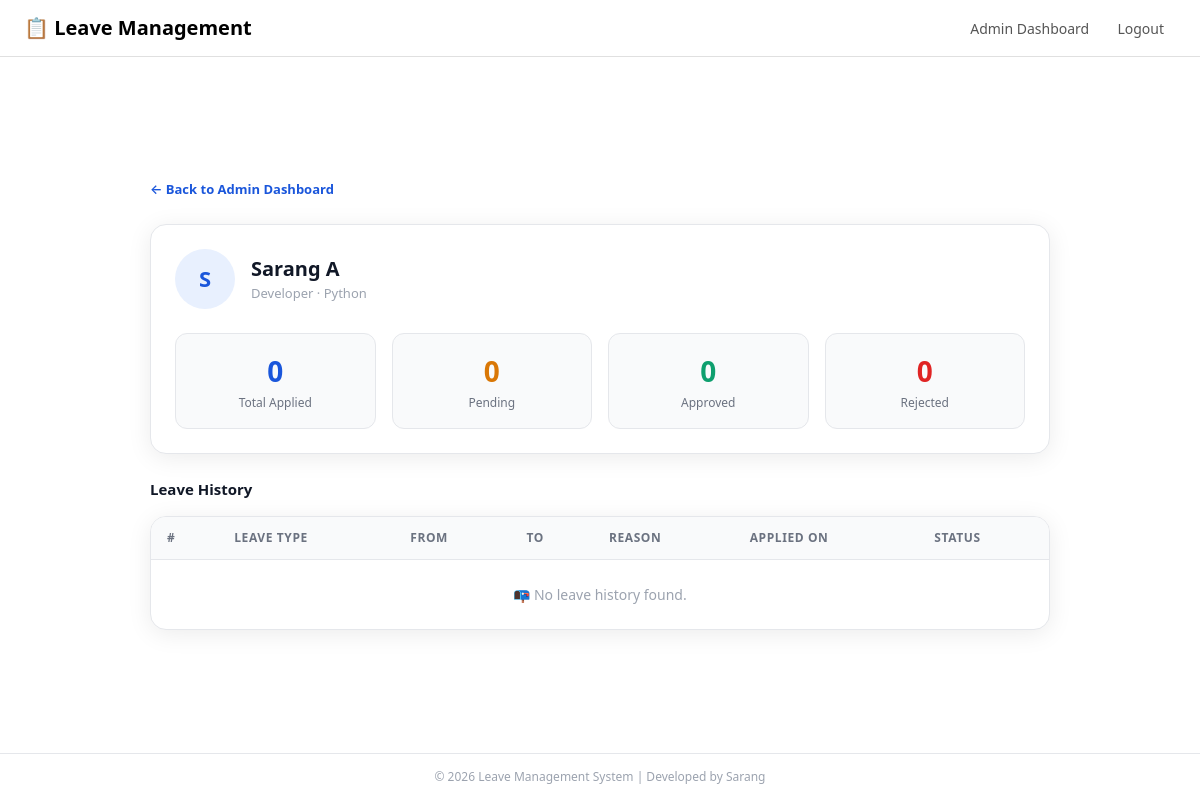
/employee/9/ (signed in), run on the app's committed database.
### leave_app/models.py (models this page shows, shortened)
class Employee(models.Model):
    user=models.OneToOneField(User, on_delete=models.CASCADE)
    department=models.CharField(max_length=100)
    designation=models.CharField(max_length=100)

### leave_app/views.py (the view)
# urls.py: path('employee/<int:id>/',views.employee_detail,name='employee_detail')
@login_required
def employee_detail(request,id):
    if not request.user.is_staff:
        return redirect('dashboard')
    employee=Employee.objects.get(id=id)
    leaves=Leave.objects.filter(employee=employee)
    total=leaves.count()
    pending=leaves.filter(status='Pending').count()
    approved=leaves.filter(status='Approved').count()
    rejected=leaves.filter(status='Rejected').count()
    return render(request,'employee_detail.html',{
        'employee':employee,
        'leaves': leaves,
        'total': total,
        'pending': pending,
        'approved': approved,
        'rejected': rejected,
    })

### leave_app/templates/employee_detail.html
{% extends 'base.html' %}
{% block content %}
<div class="detail-wrapper">
  <a href="{% url 'admin_dashboard' %}" class="back-btn mb-4 d-block">← Back to Admin Dashboard</a>
  <div class="profile-card p-4 mb-4">
    <div class="d-flex align-items-center gap-3 mb-4">
      <div class="avatar-circle">{{ employee.user.username|first|upper }}</div>
      <div>
        <div class="employee-name">{{ employee.user.username }}</div>
        <div class="employee-meta">{{ employee.designation }} · {{ employee.department }}</div>
      </div>
    </div>
    <div class="row g-3">
      <div class="col-3">
        <div class="stat-card blue p-3">
          <div class="stat-number">{{ total }}</div>
          <div class="stat-label">Total Applied</div>
        </div>
      </div>
      <div class="col-3">
        <div class="stat-card amber p-3">
          <div class="stat-number">{{ pending }}</div>
          <div class="stat-label">Pending</div>
        </div>
      </div>
      <div class="col-3">
        <div class="stat-card green p-3">
          <div class="stat-number">{{ approved }}</div>
          <div class="stat-label">Approved</div>
        </div>
      </div>
      <div class="col-3">
        <div class="stat-card red p-3">
          <div class="stat-number">{{ rejected }}</div>
          <div class="stat-label">Rejected</div>
        </div>
      </div>
    </div>
  </div>
  <div class="section-title mb-3">Leave History</div>
  <div class="history-table-card">
    <table>
      <thead>
        <tr>
          <th>#</th>
          <th>Leave Type</th>
          <th>From</th>
          <th>To</th>
          <th>Reason</th>
          <th>Applied On</th>
          <th>Status</th>
        </tr>
      </thead>
      <tbody>
        {% for leave in leaves %}
          <tr>
            <td style="color:#9ca3af;">{{ forloop.counter }}</td>
            <td style="font-weight:600;">{{ leave.leave_type }}</td>
            <td>{{ leave.start_date }}</td>
            <td>{{ leave.end_date }}</td>
            <td style="color:#6b7280;">{{ leave.reason }}</td>
            <td style="color:#9ca3af;">{{ leave.applied_on|date:"d M Y" }}</td>
            <td>
              {% if leave.status == 'Pending' %}
                <span class="badge-status pending">Pending</span>
              {% elif leave.status == 'Approved' %}
                <span class="badge-status approved">Approved</span>
              {% elif leave.status == 'Rejected' %}
                <span class="badge-status rejected">Rejected</span>
              {% endif %}
            </td>
          </tr>
        {% empty %}
          <tr>
            <td colspan="7" class="text-center py-4" style="color:#9ca3af;">
              📭 No leave history found.
            </td>
          </tr>
        {% endfor %}
      </tbody>
    </table>
  </div>
</div>
{% endblock %}

### leave_app/static/css/style.css (style rules this page uses)
body { background-color: #f0f4ff; font-family: 'Segoe UI', sans-serif; min-height: 100vh; display: flex; flex-direction: column; }
.detail-wrapper { width: 100%; max-width: 900px; }
.back-btn { text-decoration: none; color: #1a56db; font-size: 13px; font-weight: 600; }
.profile-card { background-color: #ffffff; border-radius: 16px; border: 1px solid #e5e7eb; box-shadow: 0 4px 24px rgba(0, 0, 0, 0.08); }
.avatar-circle { width: 60px; height: 60px; background-color: #e8f0fe; color: #1a56db; border-radius: 50%; font-size: 22px; font-weight: 700; display: flex; align-items: center; justify-content: center; flex-shrink: 0; }
.employee-name { font-size: 20px; font-weight: 700; color: #111827; }
.employee-meta { font-size: 13px; color: #9ca3af; }
.stat-card { background-color: #f9fafb; border-radius: 12px; border: 1px solid #e5e7eb; text-align: center; }
.stat-card .stat-number { font-size: 28px; font-weight: 700; }
.stat-card .stat-label { font-size: 12px; color: #6b7280; margin-top: 2px; }
.stat-card.blue .stat-number { color: #1a56db; }
.stat-card.amber .stat-number { color: #d97706; }
.stat-card.green .stat-number { color: #0e9f6e; }
.stat-card.red .stat-number { color: #e02424; }
.history-table-card { background-color: #ffffff; border-radius: 16px; border: 1px solid #e5e7eb; box-shadow: 0 4px 24px rgba(0, 0, 0, 0.08); overflow: hidden; }
.history-table-card table { width: 100%; border-collapse: collapse; }
.history-table-card thead { background-color: #f9fafb; border-bottom: 1px solid #e5e7eb; }
.history-table-card th { padding: 12px 16px; font-size: 12px; font-weight: 600; color: #6b7280; text-transform: uppercase; letter-spacing: 0.05em; text-align: left; }
.history-table-card td { padding: 13px 16px; font-size: 14px; color: #111827; border-bottom: 1px solid #f3f4f6; }
.history-table-card tr:last-child td { border-bottom: none; }
.section-title { font-size: 15px; font-weight: 700; color: #111827; }

### data on the page
Employee: user.username|first "S", user.username "Sarang A", designation "Developer", department "Python"

### other printed values
{{ total }} "0"
{{ pending }} "0"
{{ approved }} "0"
{{ rejected }} "0"
